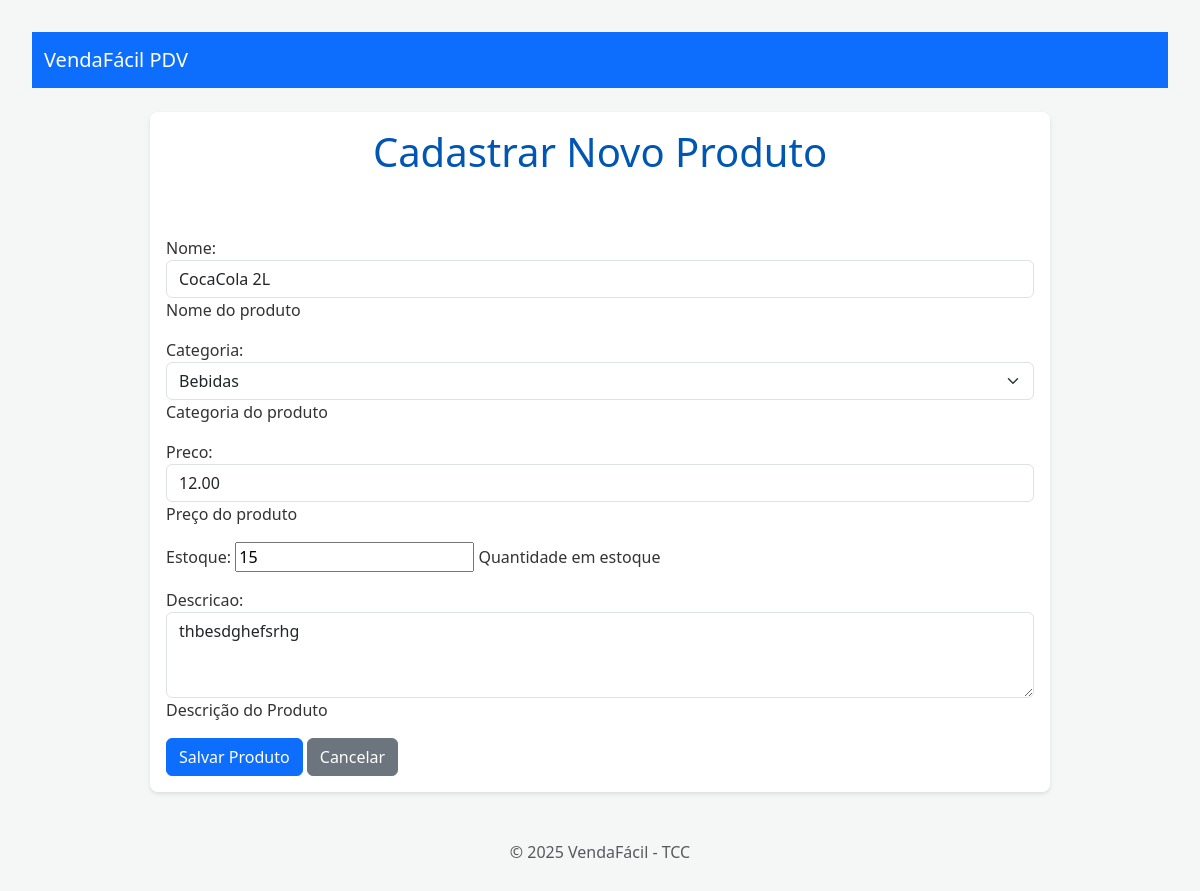
The page /produtos/1/editar/ on the database its author committed.
### products/models.py (models this page shows, shortened)
class Produto(models.Model):
    nome = models.CharField(max_length=200, help_text="Nome do produto")
    descricao = models.TextField(blank=True, null=True, help_text="Descrição do Produto")
    preco = models.DecimalField(max_digits=10, decimal_places=2, help_text="Preço do produto")
    estoque = models.IntegerField(default=0, help_text="Quantidade em estoque")
    categoria = models.ForeignKey(Categoria, on_delete=models.PROTECT, related_name='produtos', help_text="Categoria do produto")
    data_criacao = models.DateTimeField(auto_now_add=True)
    data_atualizacao = models.DateTimeField(auto_now=True)

class Categoria(models.Model):
    nome = models.CharField(max_length=100, unique=True, help_text="Nome da categoria")
    def __str__(self):
        return self.nome

### products/views.py (the view)
# urls.py: path('<int:pk>/editar/', views.atualizar_produto, name='atualizar_produto'),
def atualizar_produto(request, pk):
    produto = get_object_or_404(Produto, pk=pk)
    if request.method =='POST':
        form = ProdutoForm(request.POST, instance=produto)
        if form.is_valid():
            form.save()
            return redirect('products:detalhe_produto', pk=produto.pk)
    else:
        form = ProdutoForm(instance=produto)
    context = {
        'form': form
    }
    return render(request, 'products/form_produtos.html', context)

### products/forms.py
class ProdutoForm(forms.ModelForm):
    class Meta:
        model = Produto
        fields = ['nome', 'categoria', 'preco', 'estoque', 'descricao']
        widgets = {
            'nome': forms.TextInput(attrs={'class': 'form-control'}),
            'categoria': forms.Select(attrs={'class': 'form-select'}),
            'preco': forms.NumberInput(attrs={'class': 'form-control'}),
            'descricao': forms.Textarea(attrs={'class': 'form-control', 'rows': 3}),
        }

### templates/products/form_produtos.html (shortened to what this page needs)
{% extends 'base.html' %}
{% block content %}
<h1>Cadastrar Novo Produto</h1>
<form method="POST">
    {{ form.as_p }}
    <button type="submit" class="btn btn-primary">Salvar Produto</button>
    <a href="{% url 'products:listar_produtos' %}" class="btn btn-secondary">Cancelar</a>
</form>
{% endblock %}

### static/css/main.css (style rules this page uses)
body { font-family: system-ui, -apple-system, BlinkMacSystemFont, 'Segoe UI', Roboto, Oxygen, Ubuntu, Cantarell, 'Open Sans', 'Helvetica Neue', sans-serif; background-color: #f4f7f6; color: #333; margin: 0; padding: 2em; }
h1 { color: #0056b3; text-align: center; margin-bottom: 1.5em; }

### rows shown on the page
Produto: nome "CocaCola 2L", categoria "Bebidas", preco "12.00", estoque "15", descricao "thbesdghefsrhg"
